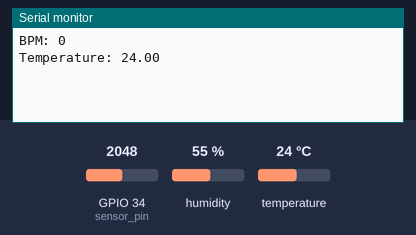
The sketch below on a simulated ESP32. Shown: the last lines printed to the serial monitor. The inputs (shaded band) are chosen by the test bench; at power-on: temperature 24 °C, GPIO 34 (sensor_pin) = 2048, humidity 55 %.

Above: at 1.8 s.
1.9 s: temperature set to 12 °C
At 3.1 s:
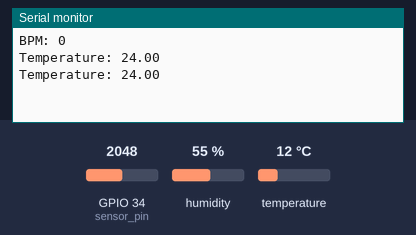
3.4 s: temperature set to 19 °C
At 3.9 s:
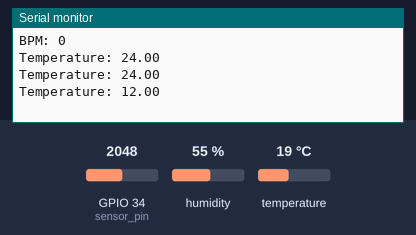
Timing chart, 0 to 6.4 s (numbered marks = the images above; inputs shaded):
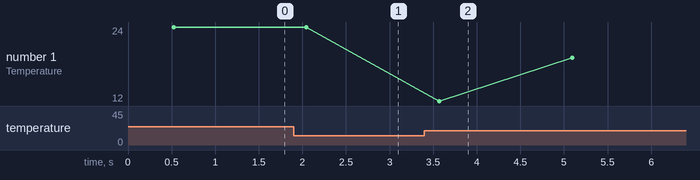

Measured:
- plotted number 1: 24 → 19 after the input at 3.4 s

The sketch:

mutex.ino
```cpp
#include "DHT11.h"

#define sensor_pin 34

DHT11 dht11(4);

SemaphoreHandle_t serialMutex;

int sensorValue = 0;
float baseline = 0;
float pulseSignal = 0;
float threshold = 100;

bool beatDetected = false;
unsigned long lastBeatTime = 0;
int BPM = 0;

void getBPM();
void getTemp();


void bpmSensorTask(void *pvParameters) {

  while(1) {

    getBPM();

    vTaskDelay(pdMS_TO_TICKS(1000));

  }

}

void tempSensorTask(void *pvParameters) {

  while(1) {

    getTemp();

    vTaskDelay(pdMS_TO_TICKS(1000));


  }
}


void setup() {
  Serial.begin(115200);

  serialMutex = xSemaphoreCreateMutex();

  xTaskCreate(bpmSensorTask, "BPM Task", 2048, NULL, 1, NULL);
  xTaskCreate(tempSensorTask, "Temperature Task", 2048, NULL, 1, NULL);

}

void loop() {


}

void getBPM()
{
    // Read sensor
    sensorValue = analogRead(sensor_pin);

    // DC removal filter
    baseline = (baseline * 0.95) + (sensorValue * 0.05);

    // AC component
    pulseSignal = sensorValue - baseline;

    if (pulseSignal > threshold && !beatDetected)
    {
        beatDetected = true;

        unsigned long currentTime = millis();

        if (lastBeatTime > 0)
        {
            int interval = currentTime - lastBeatTime;
            BPM = 60000 / interval;
        }

        lastBeatTime = currentTime;

        // Protect Serial only
        xSemaphoreTake(serialMutex, portMAX_DELAY);

        Serial.print("BPM: ");
        Serial.println(BPM);

        xSemaphoreGive(serialMutex);
    }

    if (pulseSignal < threshold)
    {
        beatDetected = false;
    }
}

void getTemp()
{
    float temp = dht11.readTemperature();

    xSemaphoreTake(serialMutex, portMAX_DELAY);

    if (temp != DHT11::ERROR_CHECKSUM &&
        temp != DHT11::ERROR_TIMEOUT)
    {
        Serial.print("Temperature: ");
        Serial.println(temp);
    }
    else
    {
        Serial.println("Temperature Sensor Error");
    }

    xSemaphoreGive(serialMutex);
}
```
